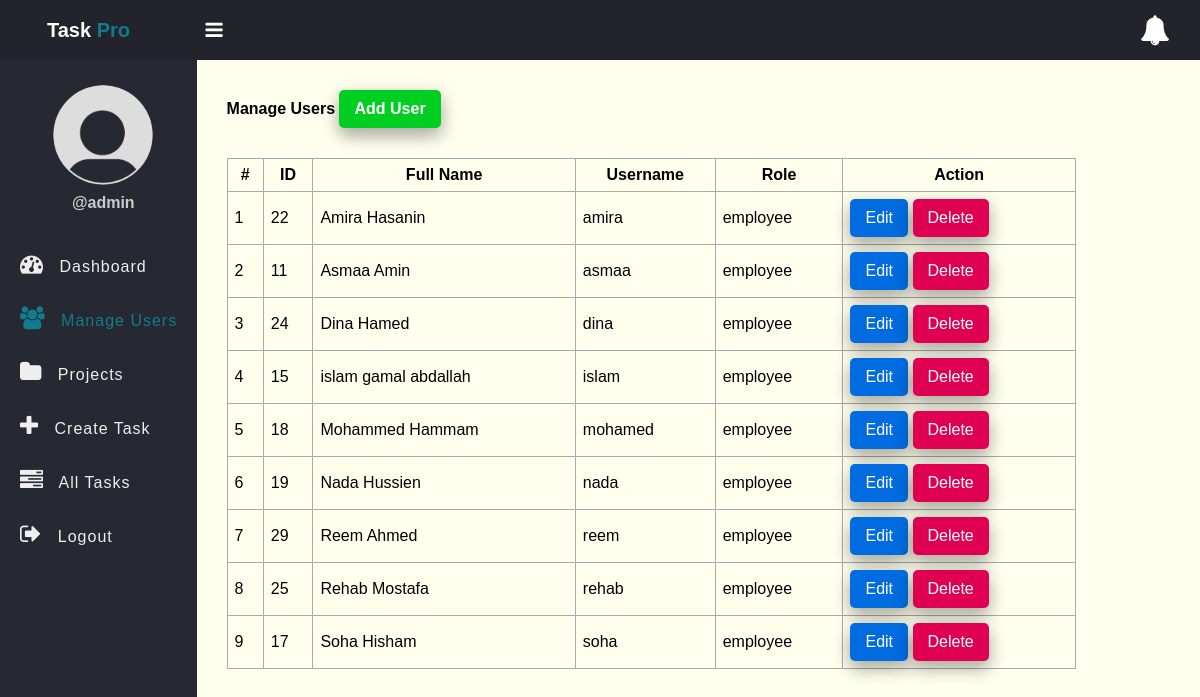
/user.php (signed in), run on the app's committed database.
### tables this page shows
CREATE TABLE `users` (
  `id` int(11) NOT NULL ,
  `full_name` varchar(50) NOT NULL,
  `username` varchar(50) NOT NULL,
  `password` varchar(255) NOT NULL,
  `role` enum('admin','employee') NOT NULL,
  `created_at` timestamp NOT NULL DEFAULT current_timestamp(),
  hospital_code INT,   
  PRIMARY KEY (`username`),
  CONSTRAINT FK_Devices1_Hospitals FOREIGN KEY (hospital_code) REFERENCES hospitals(hospital_code)
);

### app/Model/User.php (called while the page is built, shortened)
<?php
function get_all_users($conn){
    $sql = "SELECT * FROM users WHERE role =? ";
    $stmt = $conn->prepare($sql);
    $stmt->execute(["employee"]);
    if($stmt->rowCount() > 0){
        $users = $stmt->fetchAll();
    } else {
        $users = 0;
    }
    return $users;
}
?>

### user.php (the view, shortened to what this page needs)
<?php
if (isset($_SESSION['role']) && isset($_SESSION['id']) && $_SESSION['role'] == "admin") {
    include "DB_connection.php";
    include "app/Model/User.php";
    $users = get_all_users($conn);
 ?>
<!DOCTYPE html>
<html lang="en">
<head>
    <link rel="stylesheet" href="https://stackpath.bootstrapcdn.com/font-awesome/4.7.0/css/font-awesome.min.css">
    <link rel="stylesheet" href="css/style.css">
</head>
<body>
    <?php include "inc/header.php"; ?>
    <div class="body">
        <?php include "inc/nav.php"; ?>
        <section class="section-1">
            <h4 class="title">Manage Users <a href="add-user.php">Add User</a></h4>
            <?php if ($users != 0) { ?>
                <table class="main-table">
                    <tr>
                        <th>#</th>
                        <th>ID</th>
                        <th>Full Name</th>
                        <th>Username</th>
                        <th>Role</th>
                        <th>Action</th>
                    </tr>
                    <?php $i = 0; foreach ($users as $user) { ?>
                        <tr>
                            <td><?= ++$i ?></td>
                            <td><?= htmlspecialchars($user['id']) ?></td>
                            <td><?= htmlspecialchars($user['full_name']) ?></td>
                            <td><?= htmlspecialchars($user['username']) ?></td>
                            <td><?= htmlspecialchars($user['role']) ?></td>
                            <td>
                                <a href="edit-user.php?id=<?= htmlspecialchars($user['id']) ?>" class="edit-btn">Edit</a>
                                <a href="delete-user.php?id=<?= htmlspecialchars($user['id']) ?>" class="delete-btn">Delete</a>
                            </td>
                        </tr>
                    <?php } ?>
                </table>
            <?php } else { ?>
                <h3>Empty</h3>
            <?php } ?>
        </section>
    </div>
</body>
</html>
<?php } else {
    $em = "First login";
    header("Location: login.php?error=$em");
    exit();
} ?>

### inc/header.php (shortened to what this page needs)
<header class="header">
	<h2 class="u-name">Task <b>Pro</b>
		<label for="checkbox">
			<i id="navbtn" class="fa fa-bars" aria-hidden="true"></i>
		</label>
	</h2>
	<span class="notification" id="notificationBtn">
		<i class="fa fa-bell" aria-hidden="true"></i>
		<span id="notificationNum"></span>
	</span>
</header>

### inc/nav.php
<nav class="side-bar">
			<div class="user-p">
				<img src="img/user.png">
				<h4>@<?=$_SESSION['username']?></h4>
			</div>
			<?php
               if($_SESSION['role'] == "employee"){
			 ?>
			<ul id="navList">
				<li>
					<a href="index.php">
						<i class="fa fa-tachometer" aria-hidden="true"></i>
						<span>Dashboard</span>
					</a>
				</li>
				<li>
					<a href="my_task.php">
						<i class="fa fa-tasks" aria-hidden="true"></i>
						<span>My Task</span>
					</a>
				</li>
				<li>
					<a href="profile.php">
						<i class="fa fa-user" aria-hidden="true"></i>
						<span>Profile</span>
					</a>
				</li>
				<li>
					<a href="notifications.php">
						<i class="fa fa-bell" aria-hidden="true"></i>
						<span>Notifications</span>
					</a>
				</li>
				<li>
					<a href="time-sheet.php">
						<i class="fa fa-clock-o" aria-hidden="true"></i>
						<span>Time Sheet</span>
					</a>
				</li>
				<li>
					<a href="logout.php">
						<i class="fa fa-sign-out" aria-hidden="true"></i>
						<span>Logout</span>
					</a>
				</li>
			</ul>
		<?php }else { ?>
            <ul id="navList">
				<li>
					<a href="index.php">
						<i class="fa fa-tachometer" aria-hidden="true"></i>
						<span>Dashboard</span>
					</a>
				</li>
				<li>
					<a href="user.php">
						<i class="fa fa-users" aria-hidden="true"></i>
						<span>Manage Users</span>
					</a>
				</li>
				<li>
					<a href="projects.php">
						<i class="fa fa-folder" aria-hidden="true"></i>
						<span>Projects</span>
					</a>
				</li>
				<li>
					<a href="create_task.php">
						<i class="fa fa-plus" aria-hidden="true"></i>
						<span>Create Task</span>
					</a>
				</li>
				<li>
					<a href="tasks.php">
						<i class="fa fa-tasks" aria-hidden="true"></i>
						<span>All Tasks</span>
					</a>
				</li>
				<li>
					<a href="logout.php">
						<i class="fa fa-sign-out" aria-hidden="true"></i>
						<span>Logout</span>
					</a>
				</li>
			</ul>
		<?php } ?>
		</nav>

### css/style.css (style rules this page uses)
* { padding: 0; margin: 0; box-sizing: calc(border-box); font-family: arial, sans-serif; }
.header { display: flex; justify-content: space-between; align-items: center; padding: 15px 30px; background: #23242b; color: #fff; }
.u-name { font-size: 20px; padding-left: 17px; }
.u-name b { color: #127b8e; }
.header i { font-size: 30px; cursor: pointer; color: #fff; }
.header .notification { position: relative; cursor: pointer; }
.header .notification span { position: absolute; top: 5px; left: 5px; background: #C80000; padding: 1px; border-radius: 50%; }
.user-p { text-align: center; padding-left: 10px; padding-top: 25px; }
.user-p img { width: 100px; border-radius: 50%; }
.user-p h4 { color: #ccc; padding: 5px 0; }
.side-bar { width: 250px; background: #262931; min-height: 100vh; transition: 500ms width; }
.body { display: flex; }
.side-bar ul { margin-top: 20px; list-style: none; }
.side-bar ul li { font-size: 16px; padding: 15px 0px; padding-left: 20px; transition: 500ms background; white-space: nowrap; overflow: hidden; text-overflow: ellipsis; }
.side-bar ul li a { text-decoration: none; color: #eee; cursor: pointer; letter-spacing: 1px; }
.side-bar .active a { color: #127b8e !important; }
.side-bar .active a i { color: #127b8e !important; }
.side-bar ul li a i { display: inline-block; padding-right: 10px; font-size: 23px; }
#navbtn { display: inline-block; margin-left: 70px; font-size: 20px; transition: 500ms color; }
.section-1 { padding: 30px; }
.section-1 .title { margin-bottom: 10px; }
.section-1 .title a { text-decoration: none; display: inline-block; padding-left: 10px; border: none; background: #00CF22; padding: 10px 15px; color: #fff; font-size: 16px; border-radius: 5px; cursor: pointer; outline: none; transition: background 1s; box-shadow: 0 8px 16px 0 rgba(0,0,0,0.2), 0 6px 20px 0 rgba(0,0,0,0.19); }
.section-1 { width: 100%; background: #ffe; }
.main-table, .main-table tr, .main-table th, .main-table td { border: 1px solid #aaa; border-collapse: collapse; padding: 7px; }
.main-table { width: 90%; margin-top: 30px; }
.delete-btn { text-decoration: none; display: inline-block; padding-left: 10px; border: none; background: #E00051; padding: 10px 15px; color: #fff; font-size: 16px; border-radius: 5px; cursor: pointer; outline: none; transition: background 1s; box-shadow: 0 8px 16px 0 rgba(0,0,0,0.2), 0 6px 20px 0 rgba(0,0,0,0.19); }
.edit-btn { text-decoration: none; display: inline-block; padding-left: 10px; border: none; background: #006CE0; padding: 10px 15px; color: #fff; font-size: 16px; border-radius: 5px; cursor: pointer; outline: none; transition: background 1s; box-shadow: 0 8px 16px 0 rgba(0,0,0,0.2), 0 6px 20px 0 rgba(0,0,0,0.19); }

### data on the page
users: id "22", full_name "Amira Hasanin", username "amira", role "employee"
users: id "11", full_name "Asmaa Amin", username "asmaa", role "employee"
users: id "24", full_name "Dina Hamed", username "dina", role "employee"
users: id "15", full_name "islam gamal abdallah", username "islam", role "employee"
users: id "18", full_name "Mohammed Hammam", username "mohamed", role "employee"
users: id "19", full_name "Nada Hussien", username "nada", role "employee"
users: id "29", full_name "Reem Ahmed", username "reem", role "employee"
users: id "25", full_name "Rehab Mostafa", username "rehab", role "employee"
users: id "17", full_name "Soha Hisham", username "soha", role "employee"

### other printed values
$_SESSION['username'] "admin"
